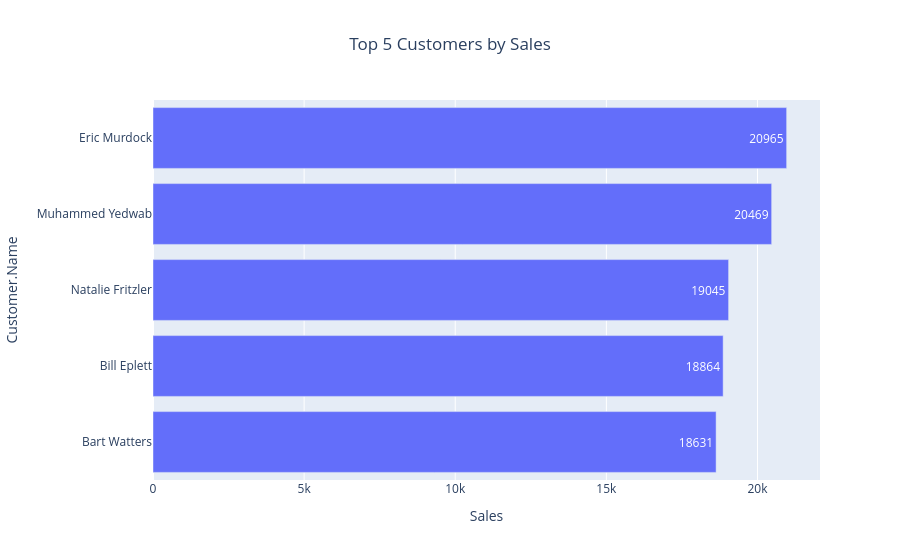

Notebook source saved alongside this figure:
### Code cell
top_customers = (
    df.groupby("Customer.Name")["Sales"]
      .sum()
      .sort_values(ascending=False)
      .head(5)
      .reset_index()
)


fig = px.bar(
    top_customers,
    x="Sales",
    y="Customer.Name",
    orientation="h",
    text="Sales",
    title="Top 5 Customers by Sales"
)


fig.update_layout(
    yaxis={'categoryorder':'total ascending'},
    title_x=0.5
)

fig.show()

### Figure 1 — Plotly figure (JSON) as saved in the notebook; plotly's stock layout.template omitted (floating-point values rounded to 4 significant figures)
{"data": [{"hovertemplate": "Sales=%{text}<br>Customer.Name=%{y}<extra></extra>", "legendgroup": "", "marker": {"color": "#636efa", "pattern": {"shape": ""}}, "name": "", "orientation": "h", "showlegend": false, "text": [20960.0, 20470.0, 19040.0, 18860.0, 18630.0], "textposition": "auto", "type": "bar", "x": [20965, 20469, 19045, 18864, 18631], "xaxis": "x", "y": ["Eric Murdock", "Muhammed Yedwab", "Natalie Fritzler", "Bill Eplett", "Bart Watters"], "yaxis": "y"}], "layout": {"barmode": "relative", "legend": {"tracegroupgap": 0}, "title": {"text": "Top 5 Customers by Sales", "x": 0.5}, "xaxis": {"anchor": "y", "domain": [0, 1], "title": {"text": "Sales"}}, "yaxis": {"anchor": "x", "categoryorder": "total ascending", "domain": [0, 1], "title": {"text": "Customer.Name"}}}}
